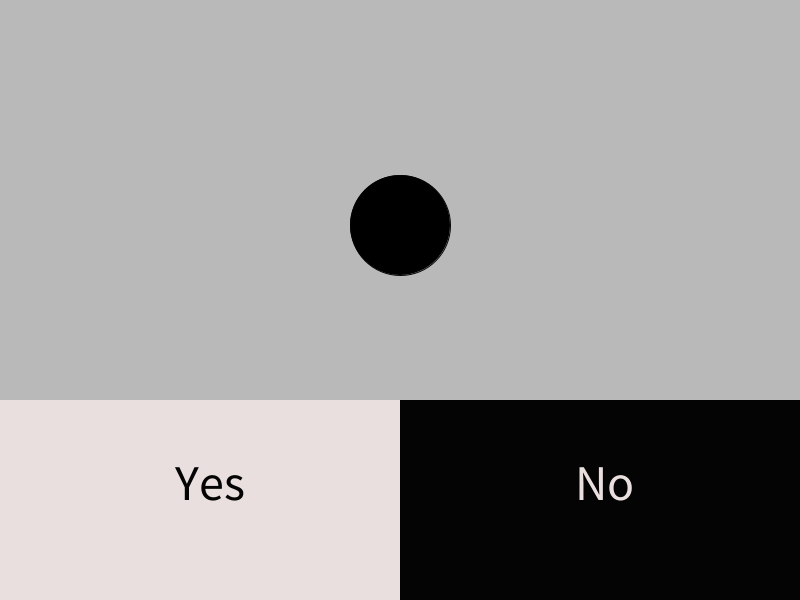
Frame 1 (no input)
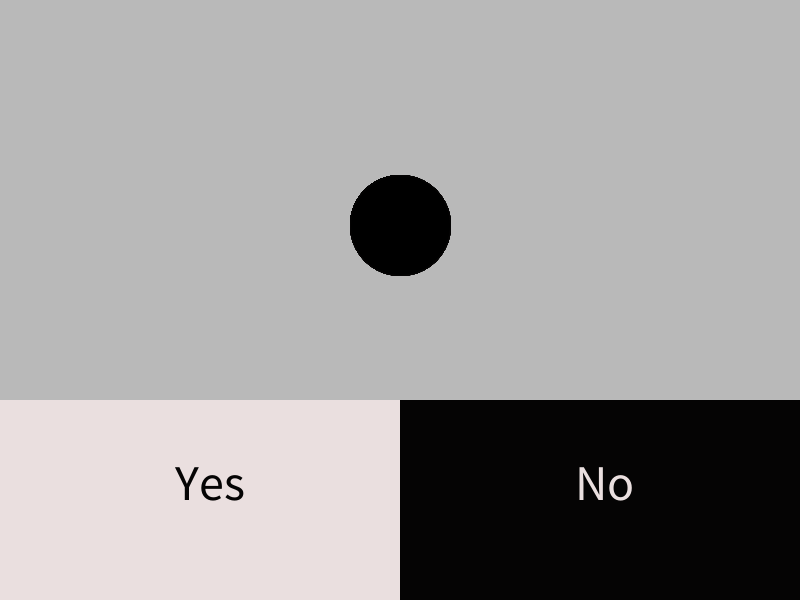
Frame 60 (the mouse pressed at the canvas centre just before this capture)
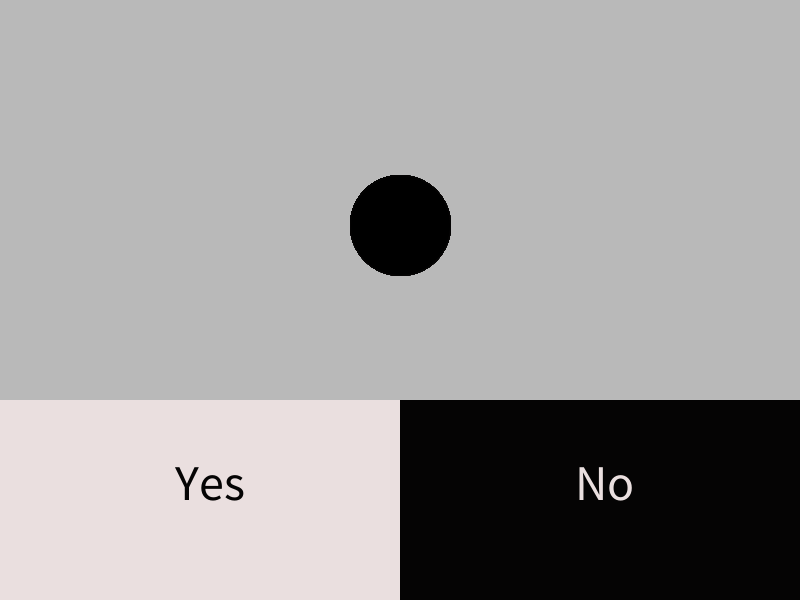
Frame 120 (the mouse held since frame 60 and released just before this capture)

The Processing sketch that drew these frames (run headless with seeded random() and noise(); from frame 60 on, the mouse is pressed at the canvas centre):

// Processing sketch: review
// ── review.pde
color black= #050404;
color white= #EADFDF;
color colourchange;
void setup() {
  size(800, 600); 
  textSize(50);
  background(#B9B9B9);
}

void draw() {
  stroke(black);
  fill(colourchange);
  ellipse(width/2, 225, 100, 100);
 
  noStroke();
  fill(black);
  rect(400, 400, 800, 600); 

  fill(white);
  rect(0, 400, 400, 600); 

  text("No", 600-25, 500);

  fill(black);
  text("Yes", 200-25, 500);
}
